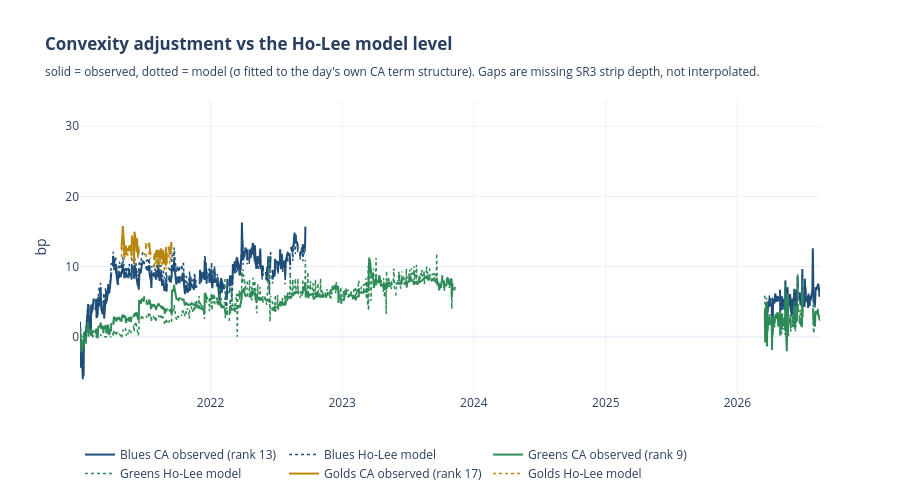

The code cell stored with this chart in its notebook:
### Markdown cell above
## 10. NEW CHART — convexity adjustment vs the MODEL level, as a timeseries

Observed CA and the Ho-Lee model CA on the same axis, per pack colour, with the
dislocation `vs_model_bp = CA − model` as its own panel underneath because that
is the tradeable quantity: the trade is *"sell the convexity adjustment"* when
it is rich to the model, not when it is high.

**The model here is the σ fitted to the day's own CA term structure, not
calibrated to cap/floor vols** (section 4). So the dislocation is
cross-sectional and is centred near zero by construction; what it tells you is
whether one pack is out of line with its neighbours, not whether the pack is
rich to the options market.

### Code cell
_ORDER = [c for c in (CFG.colour,) + tuple(CFG.extra_colours) if c in COLOURS]
_COL = {"Blues": "#1f4e79", "Greens": "#2e8b57", "Golds": "#b8860b", "Reds": "#c0392b"}

figca = go.Figure()
for _c in _ORDER:
    _f = COLOURS[_c]
    _line(figca, _f["ca_bp"], f"{_c} CA observed (rank {CF.COLOUR_RANK[_c]})",
          _COL.get(_c, "#333"), width=2.0)
    _line(figca, _f["ca_model_bp"], f"{_c} Ho-Lee model", _COL.get(_c, "#333"),
          dash="dot", width=1.5)
figca.update_layout(
    title=("<b>Convexity adjustment vs the Ho-Lee model level</b>"
           "<br><sub>solid = observed, dotted = model (σ fitted to the day's own CA "
           "term structure). Gaps are missing SR3 strip depth, not interpolated.</sub>"),
    yaxis=dict(title="bp"), template="plotly_white", height=500,
    legend=dict(orientation="h", yanchor="bottom", y=-0.32, x=0))
figca.show()

### Figure 1 — Plotly figure (JSON) as saved in the notebook; plotly's stock layout.template omitted (floating-point values rounded to 4 significant figures; data arrays with more than 128 entries replaced by an {"elided": "..."} marker saying what was removed)
{"data": [{"connectgaps": false, "line": {"color": "#1f4e79", "width": 2}, "mode": "lines", "name": "Blues CA observed (rank 13)", "type": "scatter", "x": {"elided": "1467 str values"}, "y": {"elided": "1467 float values"}, "yaxis": "y"}, {"connectgaps": false, "line": {"color": "#1f4e79", "dash": "dot", "width": 1.5}, "mode": "lines", "name": "Blues Ho-Lee model", "type": "scatter", "x": {"elided": "1467 str values"}, "y": {"elided": "1467 float values"}, "yaxis": "y"}, {"connectgaps": false, "line": {"color": "#2e8b57", "width": 2}, "mode": "lines", "name": "Greens CA observed (rank 9)", "type": "scatter", "x": {"elided": "1467 str values"}, "y": {"elided": "1467 float values"}, "yaxis": "y"}, {"connectgaps": false, "line": {"color": "#2e8b57", "dash": "dot", "width": 1.5}, "mode": "lines", "name": "Greens Ho-Lee model", "type": "scatter", "x": {"elided": "1467 str values"}, "y": {"elided": "1467 float values"}, "yaxis": "y"}, {"connectgaps": false, "line": {"color": "#b8860b", "width": 2}, "mode": "lines", "name": "Golds CA observed (rank 17)", "type": "scatter", "x": {"elided": "770 str values"}, "y": {"elided": "770 float values"}, "yaxis": "y"}, {"connectgaps": false, "line": {"color": "#b8860b", "dash": "dot", "width": 1.5}, "mode": "lines", "name": "Golds Ho-Lee model", "type": "scatter", "x": {"elided": "770 str values"}, "y": {"elided": "770 float values"}, "yaxis": "y"}], "layout": {"height": 500, "legend": {"orientation": "h", "x": 0, "y": -0.32, "yanchor": "bottom"}, "title": {"text": "<b>Convexity adjustment vs the Ho-Lee model level</b><br><sub>solid = observed, dotted = model (σ fitted to the day's own CA term structure). Gaps are missing SR3 strip depth, not interpolated.</sub>"}, "yaxis": {"title": {"text": "bp"}}}}
